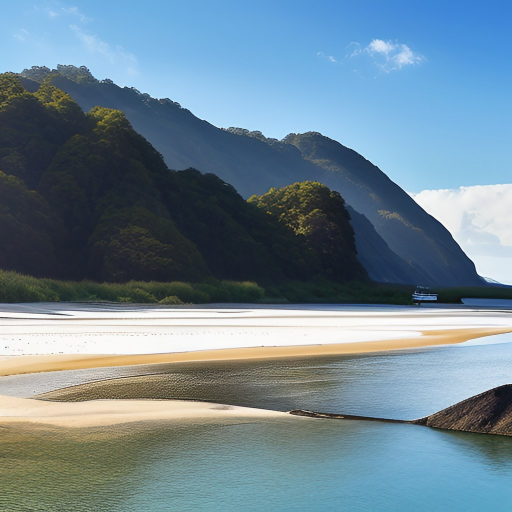
#> input picture payton/Homeworks/9/image.jpg, 1024 x 1024 px (shown at 1/2 size)
$ python image02.py
#> lines starting #> are read from the running program, lines starting #| are printed output that depends on the picture; after the words box and inside, x2 and y2 are one past the last pixel; in counts of white or black regions, pixels touching at a corner belong together
import numpy as np
import cv2
import matplotlib.pyplot as plt


# --------------------------
# 1. פונקציה ליצירת גרדיאנט בגווני אפור
def create_gradient_image(height, width):
    y = np.arange(height).reshape(height, 1)
    x = np.arange(width).reshape(1, width)
    img = ((x / (width - 1) + y / (height - 1)) / 2 * 255).astype(np.uint8)
    return img


# --------------------------
# 2. פונקציה שמוארת את התמונה לפי b ושיטת func ("np" או "cv")
def brighten(img, b, func="np"):
    if func == "np":
        return np.clip(img + b, 0, 255).astype(np.uint8)
    elif func == "cv":
        return cv2.add(img, np.full(img.shape, b, dtype=np.uint8))
    else:
        raise ValueError("func חייב להיות 'np' או 'cv'")


# --------------------------
# 3. פונקציה ליצירת תמונה עם ניגודיות נמוכה
def low_contrast_image(height, width, fg=100, bg=105):
    img = np.full((height, width), fg, dtype=np.uint8)
    center = (width // 2, height // 2)
    radius = min(height, width) // 4
    cv2.circle(img, center, radius, bg, -1)
    return img


# --------------------------
# 4. פונקציה ל-normalization
def normalize(img):
    src_float = img.astype(np.float32)
    min_val = np.min(src_float)
    max_val = np.max(src_float)
    mean_val = np.mean(src_float)
    print(f"Min pixel value: {min_val}")
    print(f"Max pixel value: {max_val}")
    print(f"Mean pixel value: {mean_val:.2f}")
    print(f"Max factor (255 / (max-min)): {255 / (max_val - min_val):.2f}")

    dst_float = (src_float - min_val) * 255.0 / (max_val - min_val)
    dst = np.clip(dst_float, 0, 255).astype(np.uint8)
    return dst


# --------------------------
# 5. שימוש בדוגמה עם גרדיאנט
height, width = 300, 400
img = create_gradient_image(height, width)

# הפעלת brighten פעמיים
bright_np = brighten(img, 50, func="np")
bright_cv = brighten(img, 80, func="cv")

# הצגה של גרדיאנט ומוארות
fig, axs = plt.subplots(1, 3, figsize=(18, 6))
axs[0].imshow(img, cmap='gray', vmin=0, vmax=255)
axs[0].set_title("Gradient Original")
axs[0].axis('off')
axs[1].imshow(bright_np, cmap='gray', vmin=0, vmax=255)
axs[1].set_title("Brighten NumPy +50")
axs[1].axis('off')
axs[2].imshow(bright_cv, cmap='gray', vmin=0, vmax=255)
axs[2].set_title("Brighten OpenCV +80")
axs[2].axis('off')
plt.show()
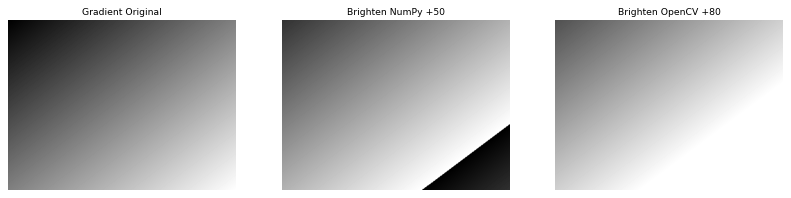
#> figure drawn by matplotlib, 3 panels

# --------------------------
# 6. Low contrast + פיקסלים קיצוניים
img_low_contrast = low_contrast_image(height, width, fg=100, bg=105)
#> in low_contrast_image, `cv2.circle(img, center, radius, bg, -1)`:
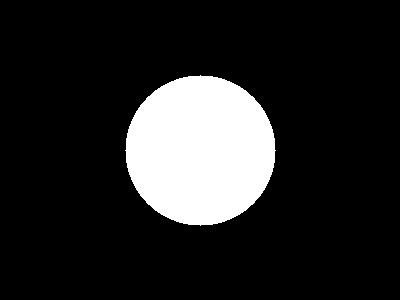
#> img: shape (300, 400); values 100 (black) and 105 (white), 14.7% white; 1 white region, box (x1, y1, x2, y2) and area: (125, 75, 276, 226) 17665
img_low_contrast[0, 0] = 0
img_low_contrast[-1, -1] = 255
img_normalized = normalize(img_low_contrast)

fig, axs = plt.subplots(1, 3, figsize=(18, 6))
axs[0].imshow(img_low_contrast, cmap='gray', vmin=0, vmax=255)
axs[0].set_title("Low Contrast with 0 & 255")
axs[0].axis('off')
axs[1].imshow(img_normalized, cmap='gray', vmin=0, vmax=255)
axs[1].set_title("Normalized")
axs[1].axis('off')
axs[2].hist(img_normalized.ravel(), bins=256, range=(0, 255), color='gray')
axs[2].set_title("Histogram after normalization")
plt.show()
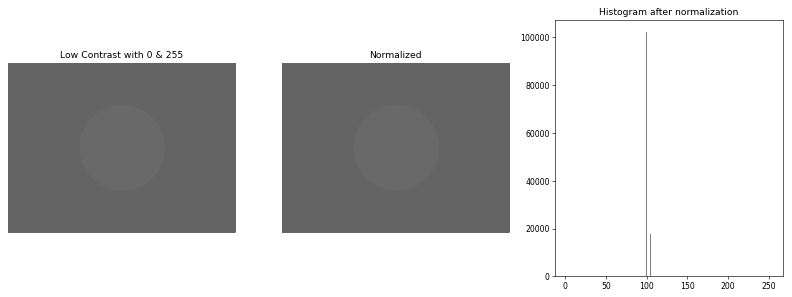
#> figure drawn by matplotlib, 3 panels; panel 3: tallest bar 102333 high, from x = 99.61 to 100.6


# --------------------------
# 7. קריאת קובץ תמונה, המרה לגווני אפור, חישוב היסטוגרמה ידנית והצגה
file_path = "image.jpg"
img_file = cv2.imread(file_path)
#> img_file is the input picture: shape (1024, 1024, 3); mean B, G, R 147.4, 133.7, 110.6
img_gray_file = cv2.cvtColor(img_file, cv2.COLOR_BGR2GRAY)
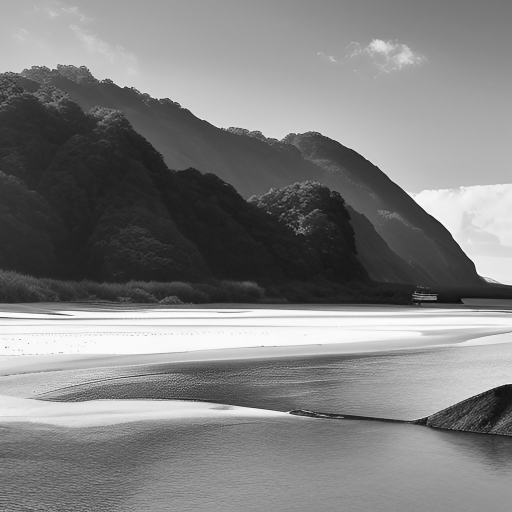
#> img_gray_file: shape (1024, 1024) (shown at 1/2 size); min 2, max 255, mean 128.3

# חישוב היסטוגרמה ידנית
hist = np.zeros(256, dtype=int)
h, w = img_gray_file.shape
#> h = 1024; w = 1024
for y in range(h):
    for x in range(w):
        intensity = img_gray_file[y, x]
        hist[intensity] += 1
#> after the loop, hist = 256 values, max 12548 at index 35, min 0 at index 0, mean 4096

# הצגת ההיסטוגרמה
plt.figure(figsize=(10, 5))
plt.bar(range(256), hist, color='gray')
plt.title("Histogram of Image File (Grayscale)")
plt.xlabel("Pixel intensity")
plt.ylabel("Frequency")
plt.show()
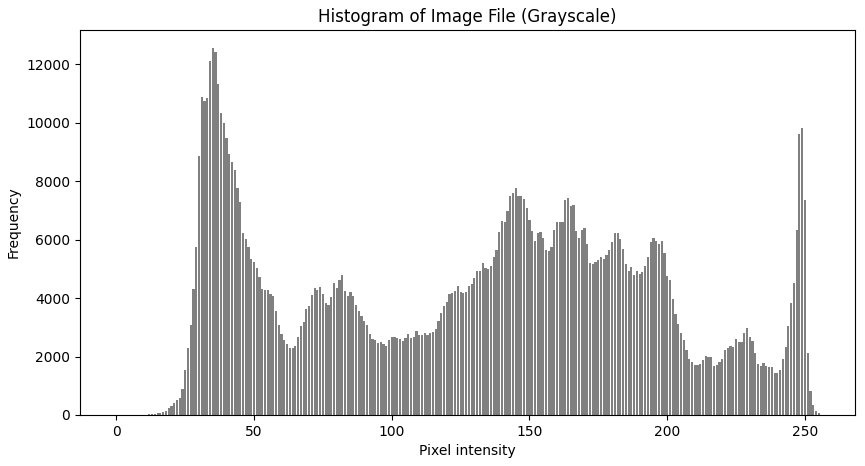
#> figure drawn by matplotlib, 1 panel; tallest bar 12548 high, from x = 34.6 to 35.4
